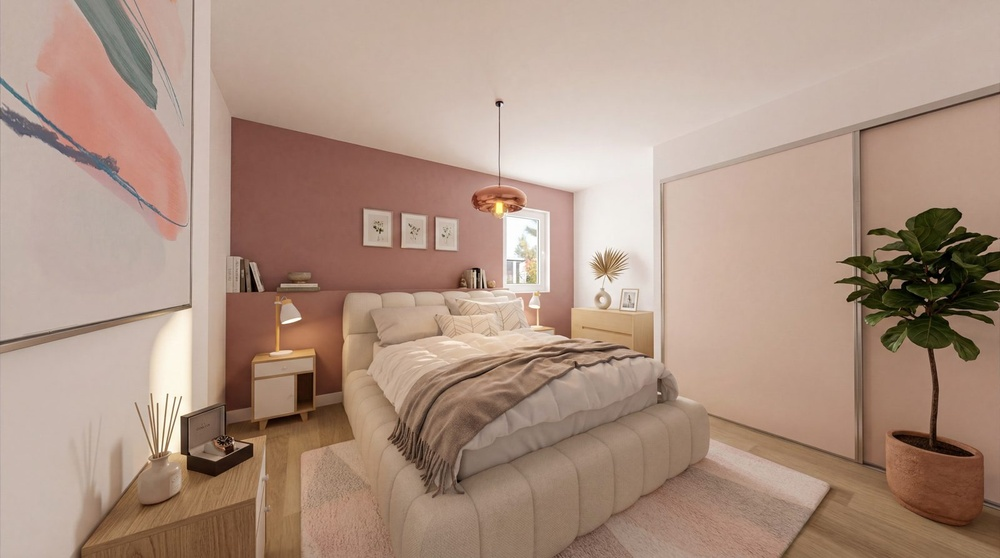
#> input picture work/site/img/lot05_02.jpg, 1000 x 558 px, shrunk from 1600 x 893 before the run, given as the content of the folder site/img/lot05_02.jpg, which was not available
$ python evalscore.py site/img/lot05_02.jpg   (older library calls are emulated)
#> lines starting #> are read from the running program, lines starting #| are printed output that depends on the picture; pictures that were not available may be replaced by others from this repository, and a replacement may not be noted
"""Score d'alignement : les contours doivent suivre des bords nets de l'image.

usage: python evalscore.py <dossier_images> <polys_frames.json> [autre.json ...]
Affiche, par fichier, le score moyen et les 5 plus mauvaises images (plus haut = mieux).
"""
import os, sys, glob, json
import numpy as np, cv2

FR = sys.argv[1]
files = sorted(glob.glob(os.path.join(FR, '*.jpg')) + glob.glob(os.path.join(FR, '*.png')))
grads = []
for f in files:
    g = cv2.GaussianBlur(cv2.imread(f, cv2.IMREAD_GRAYSCALE).astype(np.float32), (0, 0), 1.5)
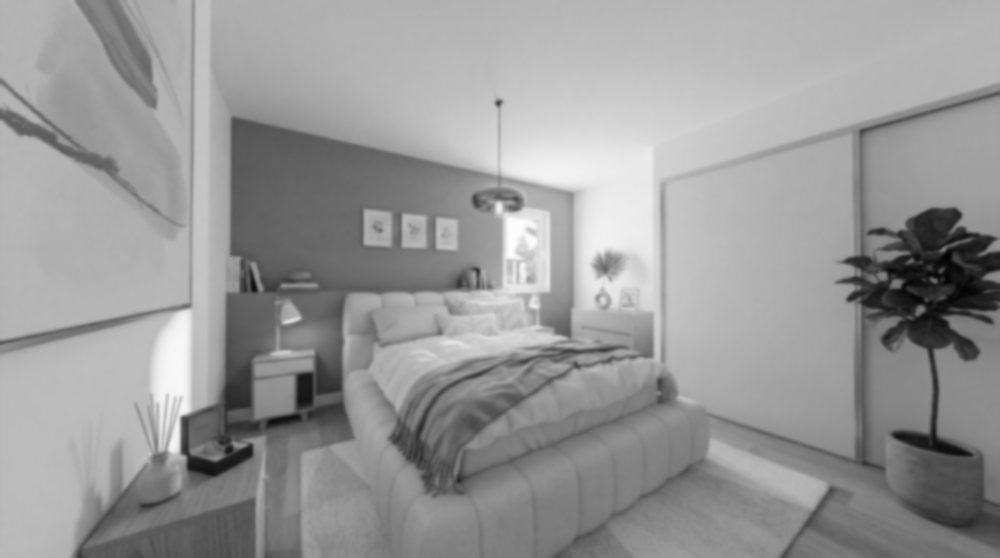
#> g: shape (558, 1000) float32; min 2, max 253.9, mean 152.9
    m = cv2.magnitude(cv2.Sobel(g, cv2.CV_32F, 1, 0), cv2.Sobel(g, cv2.CV_32F, 0, 1))
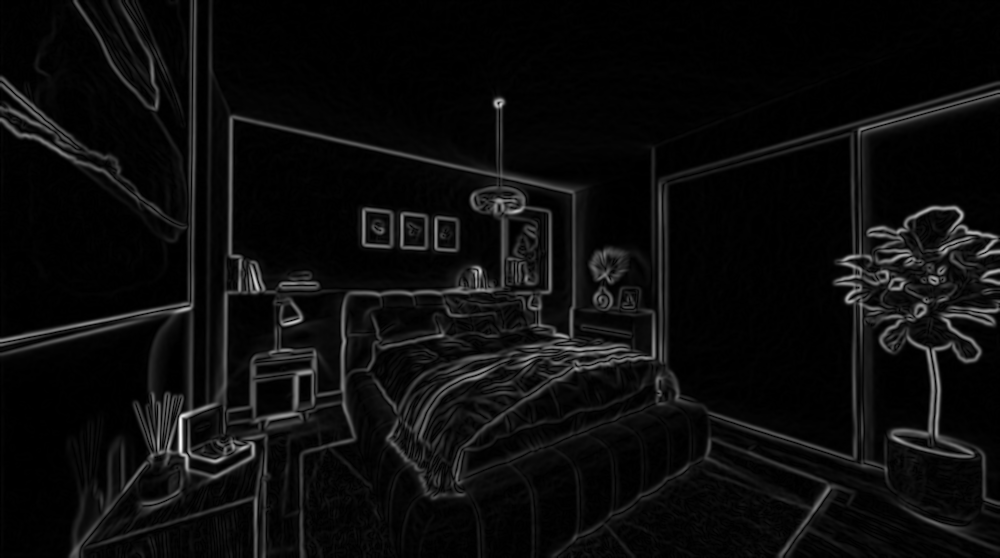
#> m: shape (558, 1000) float32; min 0, max 338.4, mean 16.9; drawn with min black and max white
    grads.append(cv2.dilate(m, np.ones((5, 5), np.uint8)))


def score(frames):
    sc = []
    for k, G in enumerate(grads):
        vals = []
        for lot, pts in frames[str(k)].items():
            p = np.array(pts)
            for a, b in zip(p, np.roll(p, -1, axis=0)):
                n = max(2, int(np.hypot(*(b - a)) / 3))
                xs = np.linspace(a[0], b[0], n).astype(int).clip(0, G.shape[1] - 1)
                ys = np.linspace(a[1], b[1], n).astype(int).clip(0, G.shape[0] - 1)
                vals.append(G[ys, xs])
        sc.append(float(np.mean(np.concatenate(vals))))
    return sc


for path in sys.argv[2:]:
    sc = score(json.load(open(path)))
    worst = sorted(range(len(sc)), key=lambda i: sc[i])[:5]
    print(os.path.basename(path), 'moyenne', round(float(np.mean(sc)), 1), '| minimum', round(min(sc), 1),
          '| pires images', [(i, round(sc[i], 1)) for i in worst])

$ run again, on work/site/img/lot05_03.jpg
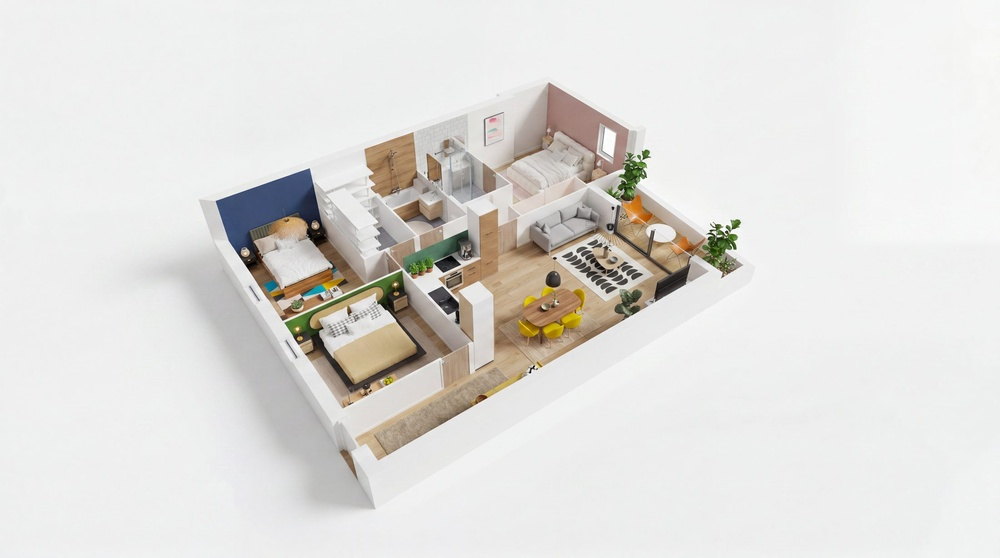
#> input picture work/site/img/lot05_03.jpg, 1000 x 558 px, shrunk from 2200 x 1228 before the run, given as the content of the folder site/img/lot05_03.jpg, which was not available
#> `g = cv2.GaussianBlur(cv2.imread(f, cv2.IMREAD_GRAYSCALE).astype(np.flo..`:
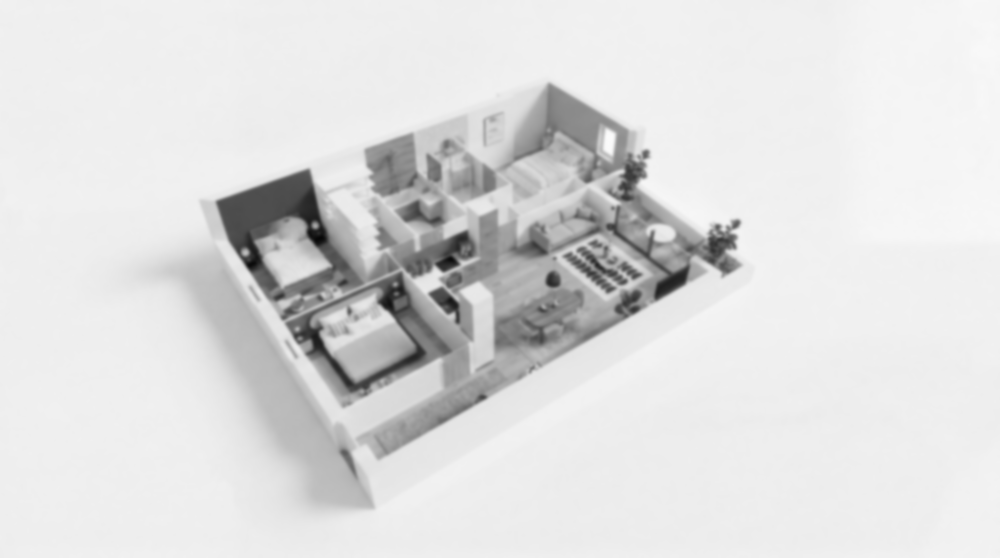
#> g: shape (558, 1000) float32; min 6.99, max 251.7, mean 221.7
#> `m = cv2.magnitude(cv2.Sobel(g, cv2.CV_32F, 1, 0), cv2.Sobel(g, cv2.CV_..`:
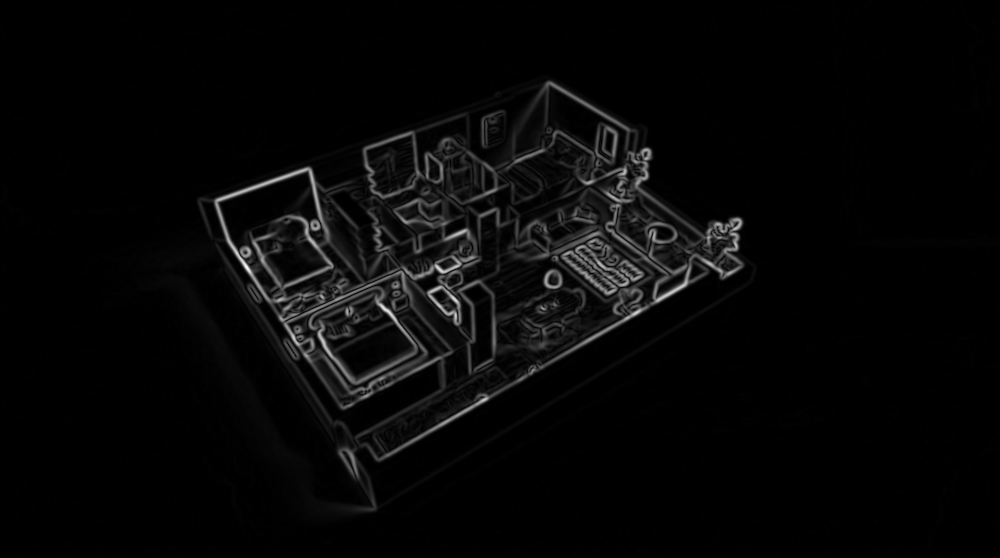
#> m: shape (558, 1000) float32; min 0, max 412.2, mean 12.4; drawn with min black and max white

$ run again, on work/site/img/lot05_04.jpg
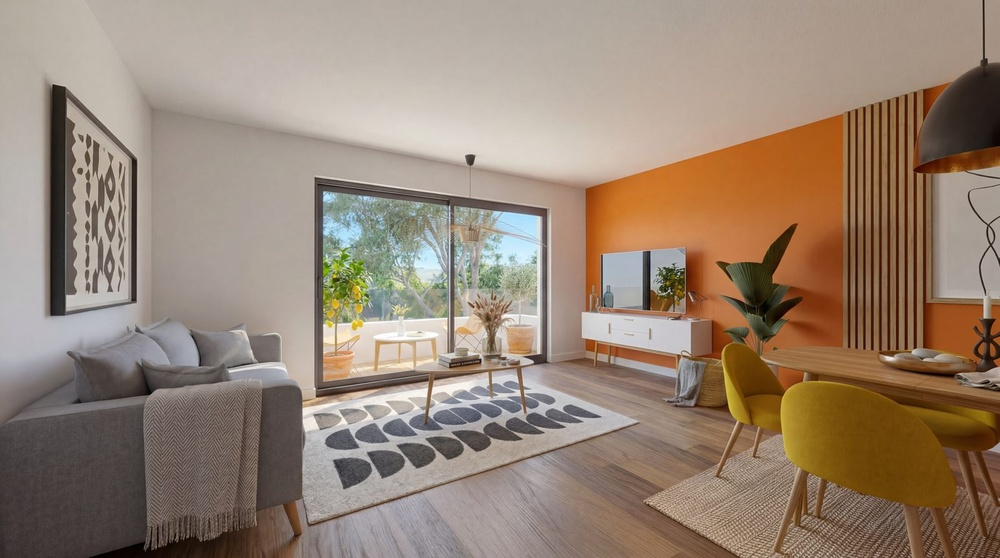
#> input picture work/site/img/lot05_04.jpg, 1000 x 558 px, shrunk from 1600 x 893 before the run, given as the content of the folder site/img/lot05_04.jpg, which was not available
#> `g = cv2.GaussianBlur(cv2.imread(f, cv2.IMREAD_GRAYSCALE).astype(np.flo..`:
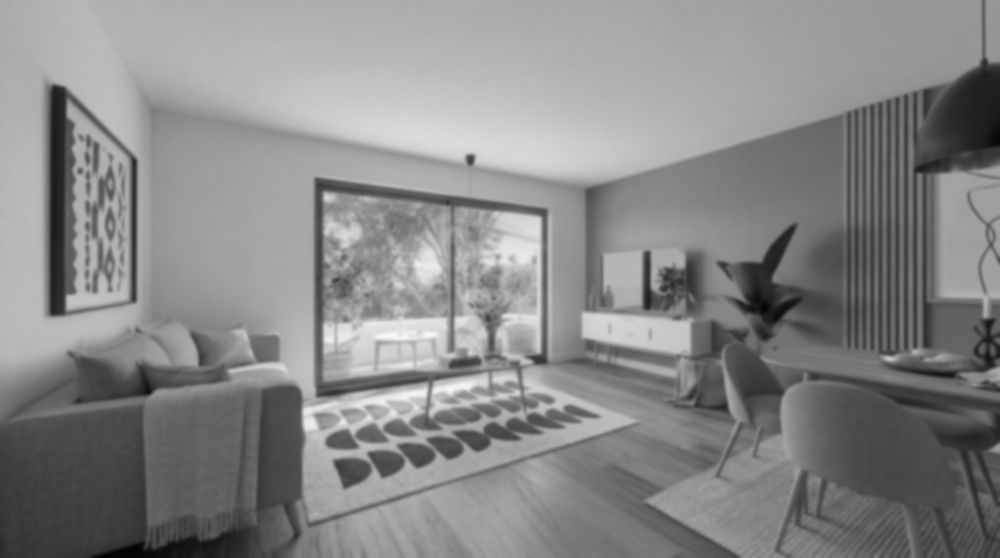
#> g: shape (558, 1000) float32; min 3.24, max 249.4, mean 136.2
#> `m = cv2.magnitude(cv2.Sobel(g, cv2.CV_32F, 1, 0), cv2.Sobel(g, cv2.CV_..`:
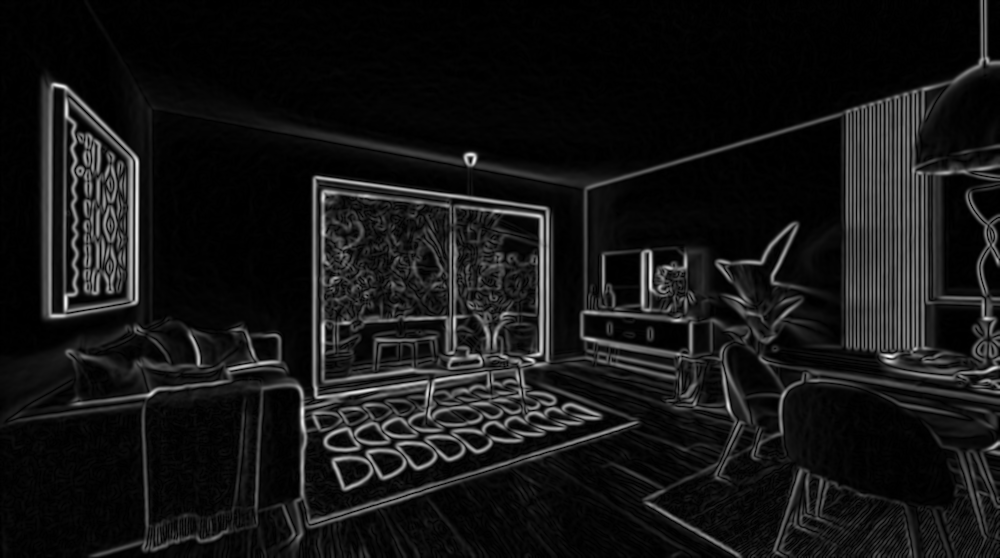
#> m: shape (558, 1000) float32; min 0, max 296.3, mean 25.4; drawn with min black and max white
